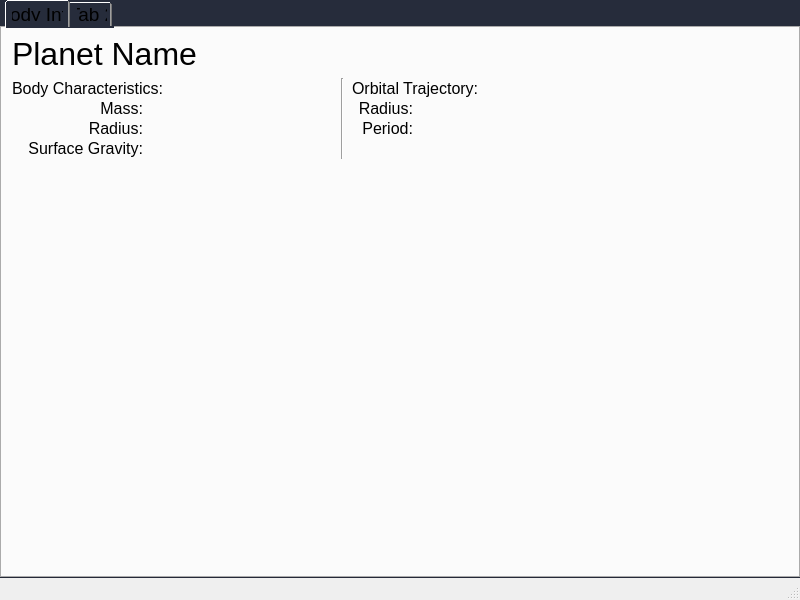
<?xml version="1.0" encoding="UTF-8"?>
<ui version="4.0">
 <class>CelestialWindow</class>
 <widget class="QMainWindow" name="CelestialWindow">
  <property name="geometry">
   <rect>
    <x>0</x>
    <y>0</y>
    <width>800</width>
    <height>600</height>
   </rect>
  </property>
  <property name="minimumSize">
   <size>
    <width>800</width>
    <height>600</height>
   </size>
  </property>
  <property name="windowTitle">
   <string>Celestial Body Info</string>
  </property>
  <property name="styleSheet">
   <string notr="true">
QTabBar::tab {
/*  min-width: 8ex;*/
  font-size:14pt;
  padding: 7px;
}</string>
  </property>
  <widget class="QWidget" name="centralwidget">
   <property name="styleSheet">
    <string notr="true">QWidget#centralwidget {
  background: rgb(38, 44, 59)
}</string>
   </property>
   <layout class="QHBoxLayout" name="horizontalLayout">
    <property name="spacing">
     <number>0</number>
    </property>
    <property name="leftMargin">
     <number>0</number>
    </property>
    <property name="topMargin">
     <number>0</number>
    </property>
    <property name="rightMargin">
     <number>0</number>
    </property>
    <property name="bottomMargin">
     <number>0</number>
    </property>
    <item>
     <widget class="QTabWidget" name="tabWidget">
      <property name="autoFillBackground">
       <bool>false</bool>
      </property>
      <property name="styleSheet">
       <string notr="true">QTabWidget::tab-bar {
  left: 5px; /* move to the right by 5px */
}
QTabBar {
  background: rgb(38, 44, 59); /* captures the margin above unselected tabs */
}</string>
      </property>
      <property name="currentIndex">
       <number>0</number>
      </property>
      <widget class="QWidget" name="bodyinfotab">
       <attribute name="title">
        <string>Body Info</string>
       </attribute>
       <widget class="QLabel" name="label_1">
        <property name="geometry">
         <rect>
          <x>10</x>
          <y>70</y>
          <width>131</width>
          <height>21</height>
         </rect>
        </property>
        <property name="minimumSize">
         <size>
          <width>61</width>
          <height>21</height>
         </size>
        </property>
        <property name="font">
         <font>
          <pointsize>12</pointsize>
         </font>
        </property>
        <property name="text">
         <string>Mass:</string>
        </property>
        <property name="textFormat">
         <enum>Qt::PlainText</enum>
        </property>
        <property name="alignment">
         <set>Qt::AlignRight|Qt::AlignTrailing|Qt::AlignVCenter</set>
        </property>
       </widget>
       <widget class="QLabel" name="label_2">
        <property name="geometry">
         <rect>
          <x>10</x>
          <y>90</y>
          <width>131</width>
          <height>21</height>
         </rect>
        </property>
        <property name="font">
         <font>
          <pointsize>12</pointsize>
         </font>
        </property>
        <property name="text">
         <string>Radius:</string>
        </property>
        <property name="textFormat">
         <enum>Qt::PlainText</enum>
        </property>
        <property name="alignment">
         <set>Qt::AlignRight|Qt::AlignTrailing|Qt::AlignVCenter</set>
        </property>
       </widget>
       <widget class="QLabel" name="label_0">
        <property name="geometry">
         <rect>
          <x>10</x>
          <y>50</y>
          <width>171</width>
          <height>21</height>
         </rect>
        </property>
        <property name="font">
         <font>
          <pointsize>12</pointsize>
         </font>
        </property>
        <property name="text">
         <string>Body Characteristics:</string>
        </property>
        <property name="textFormat">
         <enum>Qt::PlainText</enum>
        </property>
        <property name="alignment">
         <set>Qt::AlignLeading|Qt::AlignLeft|Qt::AlignVCenter</set>
        </property>
       </widget>
       <widget class="QLabel" name="label_3">
        <property name="geometry">
         <rect>
          <x>350</x>
          <y>50</y>
          <width>141</width>
          <height>21</height>
         </rect>
        </property>
        <property name="font">
         <font>
          <pointsize>12</pointsize>
         </font>
        </property>
        <property name="text">
         <string>Orbital Trajectory:</string>
        </property>
        <property name="textFormat">
         <enum>Qt::PlainText</enum>
        </property>
        <property name="alignment">
         <set>Qt::AlignLeading|Qt::AlignLeft|Qt::AlignVCenter</set>
        </property>
       </widget>
       <widget class="QLabel" name="label_4">
        <property name="geometry">
         <rect>
          <x>350</x>
          <y>70</y>
          <width>61</width>
          <height>21</height>
         </rect>
        </property>
        <property name="font">
         <font>
          <pointsize>12</pointsize>
         </font>
        </property>
        <property name="text">
         <string>Radius:</string>
        </property>
        <property name="textFormat">
         <enum>Qt::PlainText</enum>
        </property>
        <property name="alignment">
         <set>Qt::AlignRight|Qt::AlignTrailing|Qt::AlignVCenter</set>
        </property>
       </widget>
       <widget class="QLabel" name="label_5">
        <property name="geometry">
         <rect>
          <x>350</x>
          <y>90</y>
          <width>61</width>
          <height>21</height>
         </rect>
        </property>
        <property name="font">
         <font>
          <pointsize>12</pointsize>
         </font>
        </property>
        <property name="text">
         <string>Period:</string>
        </property>
        <property name="textFormat">
         <enum>Qt::PlainText</enum>
        </property>
        <property name="alignment">
         <set>Qt::AlignRight|Qt::AlignTrailing|Qt::AlignVCenter</set>
        </property>
       </widget>
       <widget class="QLabel" name="mass">
        <property name="geometry">
         <rect>
          <x>150</x>
          <y>70</y>
          <width>181</width>
          <height>21</height>
         </rect>
        </property>
        <property name="font">
         <font>
          <pointsize>12</pointsize>
         </font>
        </property>
        <property name="text">
         <string/>
        </property>
        <property name="textFormat">
         <enum>Qt::PlainText</enum>
        </property>
        <property name="alignment">
         <set>Qt::AlignLeading|Qt::AlignLeft|Qt::AlignVCenter</set>
        </property>
        <property name="textInteractionFlags">
         <set>Qt::LinksAccessibleByMouse|Qt::TextSelectableByKeyboard|Qt::TextSelectableByMouse</set>
        </property>
       </widget>
       <widget class="QLabel" name="physical_radius">
        <property name="geometry">
         <rect>
          <x>150</x>
          <y>90</y>
          <width>181</width>
          <height>21</height>
         </rect>
        </property>
        <property name="font">
         <font>
          <pointsize>12</pointsize>
         </font>
        </property>
        <property name="text">
         <string/>
        </property>
        <property name="textFormat">
         <enum>Qt::PlainText</enum>
        </property>
        <property name="alignment">
         <set>Qt::AlignLeading|Qt::AlignLeft|Qt::AlignVCenter</set>
        </property>
        <property name="textInteractionFlags">
         <set>Qt::LinksAccessibleByMouse|Qt::TextSelectableByKeyboard|Qt::TextSelectableByMouse</set>
        </property>
       </widget>
       <widget class="QLabel" name="orbital_radius">
        <property name="geometry">
         <rect>
          <x>420</x>
          <y>70</y>
          <width>361</width>
          <height>21</height>
         </rect>
        </property>
        <property name="font">
         <font>
          <pointsize>12</pointsize>
         </font>
        </property>
        <property name="text">
         <string/>
        </property>
        <property name="textFormat">
         <enum>Qt::PlainText</enum>
        </property>
        <property name="alignment">
         <set>Qt::AlignLeading|Qt::AlignLeft|Qt::AlignVCenter</set>
        </property>
        <property name="textInteractionFlags">
         <set>Qt::LinksAccessibleByMouse|Qt::TextSelectableByKeyboard|Qt::TextSelectableByMouse</set>
        </property>
       </widget>
       <widget class="QLabel" name="orbital_period">
        <property name="geometry">
         <rect>
          <x>420</x>
          <y>90</y>
          <width>361</width>
          <height>21</height>
         </rect>
        </property>
        <property name="font">
         <font>
          <pointsize>12</pointsize>
         </font>
        </property>
        <property name="text">
         <string/>
        </property>
        <property name="textFormat">
         <enum>Qt::PlainText</enum>
        </property>
        <property name="alignment">
         <set>Qt::AlignLeading|Qt::AlignLeft|Qt::AlignVCenter</set>
        </property>
        <property name="textInteractionFlags">
         <set>Qt::LinksAccessibleByMouse|Qt::TextSelectableByKeyboard|Qt::TextSelectableByMouse</set>
        </property>
       </widget>
       <widget class="QLabel" name="name">
        <property name="geometry">
         <rect>
          <x>10</x>
          <y>10</y>
          <width>351</width>
          <height>31</height>
         </rect>
        </property>
        <property name="font">
         <font>
          <pointsize>24</pointsize>
         </font>
        </property>
        <property name="text">
         <string>Planet Name</string>
        </property>
       </widget>
       <widget class="QLabel" name="label_6">
        <property name="geometry">
         <rect>
          <x>10</x>
          <y>110</y>
          <width>131</width>
          <height>21</height>
         </rect>
        </property>
        <property name="font">
         <font>
          <pointsize>12</pointsize>
         </font>
        </property>
        <property name="text">
         <string>Surface Gravity:</string>
        </property>
        <property name="textFormat">
         <enum>Qt::PlainText</enum>
        </property>
        <property name="alignment">
         <set>Qt::AlignRight|Qt::AlignTrailing|Qt::AlignVCenter</set>
        </property>
       </widget>
       <widget class="QLabel" name="surface_gravity">
        <property name="geometry">
         <rect>
          <x>150</x>
          <y>110</y>
          <width>181</width>
          <height>21</height>
         </rect>
        </property>
        <property name="font">
         <font>
          <pointsize>12</pointsize>
         </font>
        </property>
        <property name="text">
         <string/>
        </property>
        <property name="textFormat">
         <enum>Qt::PlainText</enum>
        </property>
        <property name="alignment">
         <set>Qt::AlignLeading|Qt::AlignLeft|Qt::AlignVCenter</set>
        </property>
        <property name="textInteractionFlags">
         <set>Qt::LinksAccessibleByMouse|Qt::TextSelectableByKeyboard|Qt::TextSelectableByMouse</set>
        </property>
       </widget>
       <widget class="Line" name="line">
        <property name="geometry">
         <rect>
          <x>330</x>
          <y>50</y>
          <width>20</width>
          <height>81</height>
         </rect>
        </property>
        <property name="orientation">
         <enum>Qt::Vertical</enum>
        </property>
       </widget>
       <zorder>label_1</zorder>
       <zorder>label_0</zorder>
       <zorder>label_3</zorder>
       <zorder>label_4</zorder>
       <zorder>label_5</zorder>
       <zorder>mass</zorder>
       <zorder>physical_radius</zorder>
       <zorder>orbital_radius</zorder>
       <zorder>orbital_period</zorder>
       <zorder>label_2</zorder>
       <zorder>name</zorder>
       <zorder>label_6</zorder>
       <zorder>surface_gravity</zorder>
       <zorder>line</zorder>
      </widget>
      <widget class="QWidget" name="tab_2">
       <attribute name="title">
        <string>Tab 2</string>
       </attribute>
      </widget>
     </widget>
    </item>
   </layout>
  </widget>
  <widget class="QMenuBar" name="menubar">
   <property name="geometry">
    <rect>
     <x>0</x>
     <y>0</y>
     <width>800</width>
     <height>19</height>
    </rect>
   </property>
  </widget>
  <widget class="QStatusBar" name="statusbar"/>
 </widget>
 <resources/>
 <connections/>
</ui>
